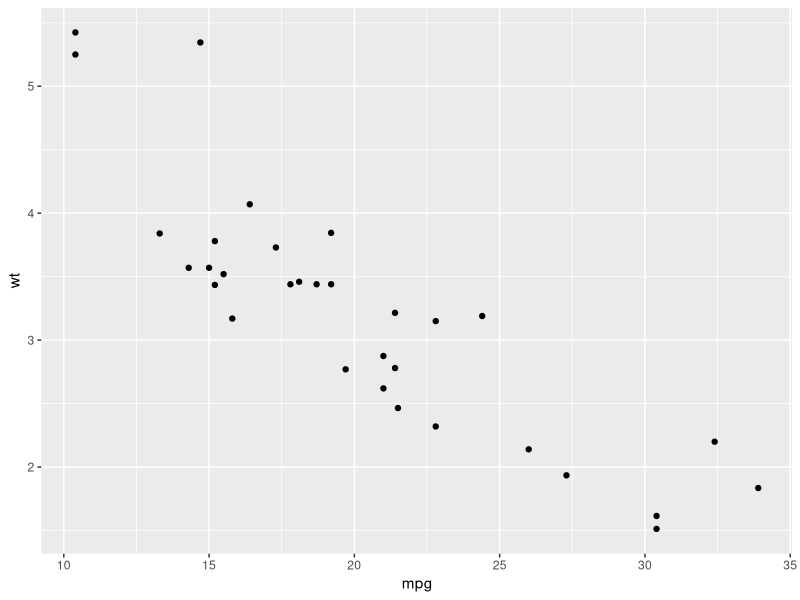
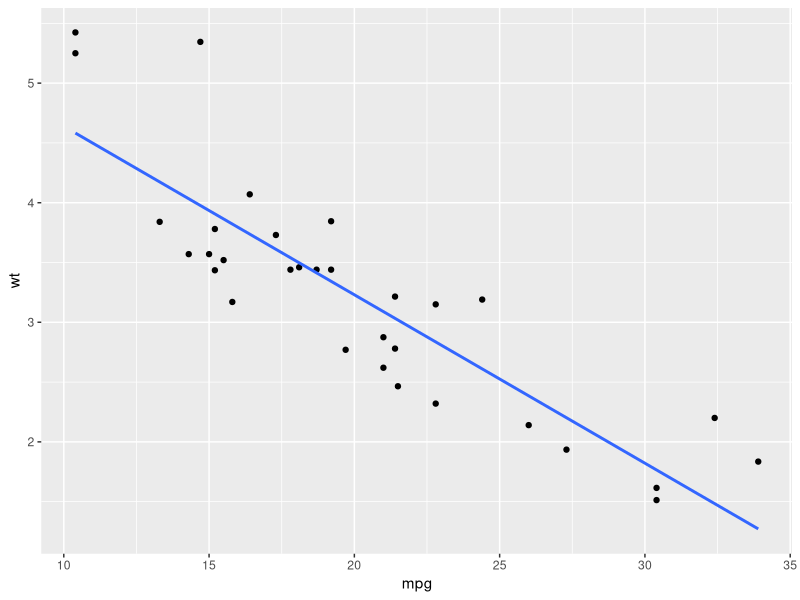

These charts were generated, in order, by the following R code:
## ---- chunk 1
a <- c(10, 20, 30, 50, 33, 29, 10, 30, 100, 0, 4.5)
mean(a) # mean
median(a) # median
## ---- chunk 2
min(a) # minimum value
max(a) # maximum value
## ---- chunk 3
x <- quantile(a)
x # list of quantiles
x[2] # select the value by its index
## ---- chunk 4
data(mtcars)
library(ggplot2)
ggplot(mtcars, aes(mpg, wt)) +
  geom_point()
## ---- chunk 5
ggplot(mtcars, aes(mpg, wt)) +
  geom_point() +
  geom_smooth(method = "lm", se = F)
## ---- chunk 6
lm_fit <- lm(wt ~ mpg,      # formula
             mtcars)        # dataset
summary(lm_fit)             # check result
summary(lm_fit)$r.squared   # value of R2
coefficients(lm_fit)        # only check the coefficient
## ---- chunk 7
mlm_fit <- lm(mpg~disp+hp+wt,
          mtcars)
summary(mlm_fit)
summary(mlm_fit)$r.squared
## ---- chunk 8
logit_reg <- glm(formula = am ~ cyl + hp + wt,
                 mtcars,
                 family = binomial)
summary(logit_reg)
